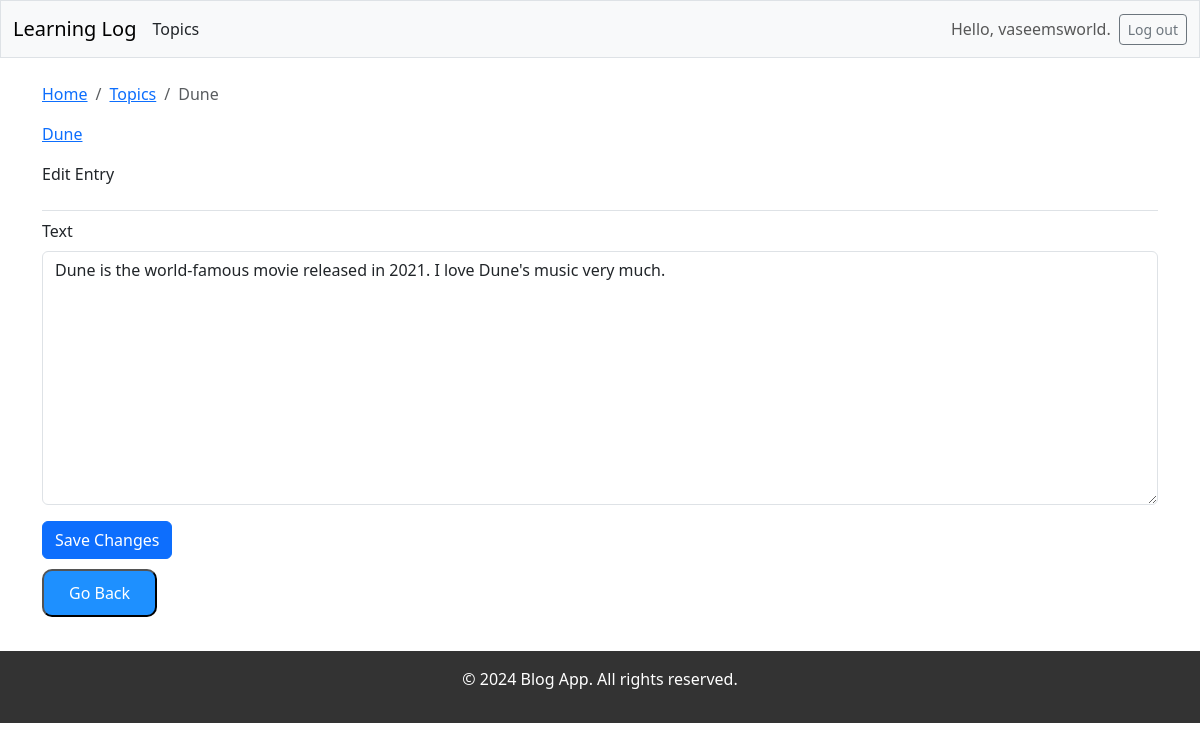
/edit_entry/7/ (signed in), run on the app's committed database.
### learning_logs/models.py (models this page shows, shortened)
class Topic(models.Model):
    text = models.CharField(max_length=200)
    date_added = models.DateTimeField(auto_now_add=True)
    owner = models.ForeignKey(User,on_delete=models.CASCADE)
    def __str__(self):
        return self.text

class Entry(models.Model):
    topic = models.ForeignKey(Topic,on_delete=models.CASCADE)
    text = models.TextField()
    date_added = models.DateTimeField(auto_now_add=True)
    class Meta:
        verbose_name_plural = 'entries'

### learning_logs/views.py (the view)
# urls.py: path('edit_entry/<int:entry_id>/',views.edit_entry,name='edit_entry'),
@login_required
def edit_entry(request,entry_id):
    entry = Entry.objects.get(id=entry_id)
    topic = entry.topic
    if request.method != 'POST':
        form = EntryForm(instance=entry)
    else:
        form = EntryForm(instance=entry,data=request.POST)
        if form.is_valid():
            form.save()
            return redirect('learning_logs:topic', topic_id = topic.id)
    context = {'entry':entry,'topic':topic,'form':form}
    return render(request,'learning_logs/edit_entry.html',context)

### learning_logs/forms.py
class EntryForm(forms.ModelForm):
    class Meta:
        model = Entry
        fields = ['text']
        lablels = {'text': '' }
        widgets = {'text':forms.Textarea(attrs={'placeholder':'Enter your text'})}

### learning_logs/templates/learning_logs/edit_entry.html (shortened to what this page needs)
{% extends 'learning_logs/base.html' %}
{% load django_bootstrap5 %}
{% load static %}
{% block page_header %}
<nav aria-label="breadcrumb">
  <ol class="breadcrumb">
    <li class="breadcrumb-item"><a href="/">Home</a></li>
    <li class="breadcrumb-item"><a href="{% url 'learning_logs:topics' %}">Topics</a></li>
    <li class="breadcrumb-item active" aria-current="page"> {{topic.text}}</li>
  </ol>
</nav>
<p><a href="{% url 'learning_logs:topic' topic.id %}">{{ topic }}</a></p>
<p>Edit Entry</p>
{% endblock page_header %}
{% block content %}
<form action="{% url 'learning_logs:edit_entry' entry.id %}" method="post">
    {% bootstrap_form form %}
    {% bootstrap_button button_type="submit" content="Save Changes" %}
</form>
<button class="backbutton" onclick="goBack()">Go Back</button>
{% endblock content %}

### learning_logs/templates/learning_logs/base.html (shortened to what this page needs)
<!DOCTYPE html>
<html lang="en">
<head>
    {% load static %}
    <link rel="stylesheet" href="{% static 'learning_logs/styles.css' %}">
    {% load django_bootstrap5 %}
    {% bootstrap_css %}
<body>
<nav class="navbar navbar-expand-md navbar-light bg-light mb-4 border">
    <div class="container-fluid">
        <a class="navbar-brand" href="{% url 'learning_logs:index' %}">Learning Log</a>
        <a class="nav-link" href="{% url 'learning_logs:topics' %}">Topics</a>
        <div class="collapse navbar-collapse" id="navbarCollapse">
            <ul class="navbar-nav ms-auto mb-2 mb-md-0">
                {% if user.is_authenticated %}
                <li class="nav-item">
                    <span class="navbar-text me-2">Hello, {{ user.username }}.
                    </span></li>
                {% endif %}
            </ul>
            {% if user.is_authenticated %}
            <form action="{% url 'accounts:logout' %}" method='post'>
                <button name='submit' class='btn btn-outline-secondary btn-sm'>
                    Log out
                </button>
            </form>
            {% endif %}
        </div>
    </div>
</nav>
<main class="container">
    <div class="pb-2 mb-2 border-bottom">
        {% block page_header %}{% endblock page_header %}
    </div>
    <div>
        {% block content %} {% endblock content %}
    </div>
</main>
<br>
<footer>
    <p>&copy; 2024 Blog App. All rights reserved.</p>
</footer>
</body>
</html>

### learning_logs/static/learning_logs/styles.css (style rules this page uses)
.backbutton { text-decoration: none; border-radius: 10px; color: white; background-color: #1e90ff; margin: 10px 0px; padding: 10px 25px; }
footer { background-color: #333; color: #fff; text-align: center; padding: 1em; }

### data on the page
Topic: text "Dune"
Entry: text "Dune is the world-famous movie released in 2021. I love Dune's music very much."

### other printed values
{{ user.username }} "vaseemsworld"
